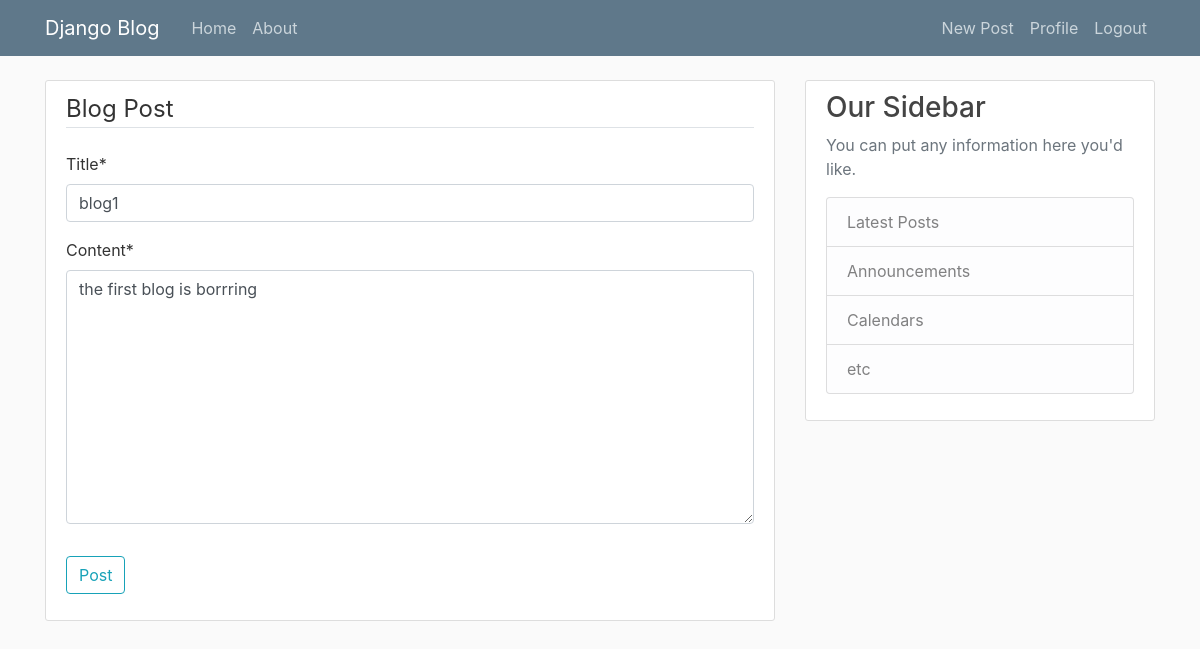
Page /post/1/update/ (signed in) on the earlier database version.
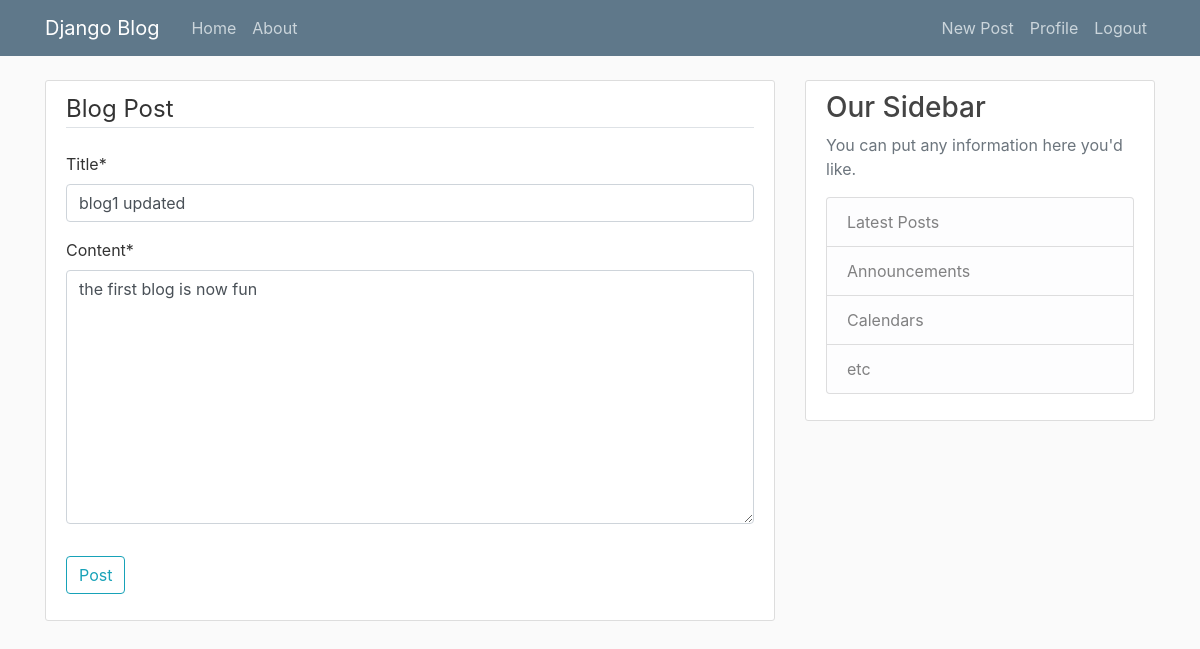
Same page on the later database version.
### blog/models.py (models this page shows, shortened)
class Post(models.Model):
    title = models.CharField(max_length=100)
    content = models.TextField()
    author = models.ForeignKey(User, on_delete=models.CASCADE)
    date_posted = models.DateTimeField(default=timezone.now)

### blog/views.py (the view, shortened to what this page needs)
# urls.py: path('post/<int:pk>/update/', PostUpdateView.as_view(), name="post-update"),
class PostUpdateView(LoginRequiredMixin, UserPassesTestMixin, UpdateView):
    model = Post
    fields = ['title', 'content']
    def test_func(self):
        post = self.get_object()
        if self.request.user == post.author:
            return True
        return False

### blog/templates/blog/post_form.html (shortened to what this page needs)
{% extends "blog/base.html" %}
{% load crispy_forms_tags %}
{% block content %}
	<div class = "content-section">
		<form method="POST">
			<fieldset class = "form-group">
				<legend class = "border-bottom mb-4">Blog Post</legend>
				{{ form|crispy }}
			</fieldset>
			<div class = "form-group">
				<button class = "btn btn-outline-info" type = "submit">Post
				</button>
			</div>
		</form>
	</div>
{% endblock content %}

Differences in the rows shown:
changed Post: title "blog1" → "blog1 updated"; content "the first blog is borrring" → "the first blog is now fun"
